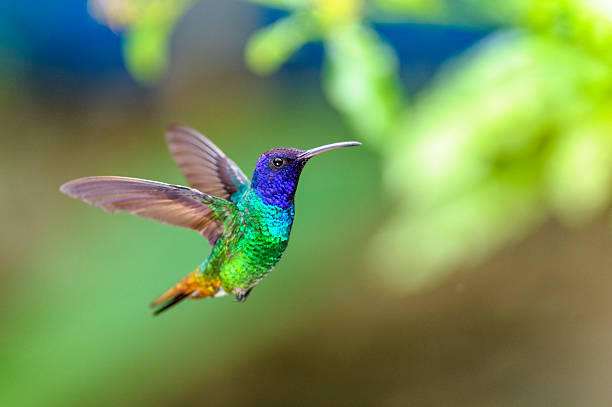
#> input picture bird.jpg, 612 x 407 px
$ jupyter execute Image_Inhancement.ipynb
#> lines starting #> are read from the running program, lines starting #| are printed output that depends on the picture; after the words box and inside, x2 and y2 are one past the last pixel; in counts of white or black regions, pixels touching at a corner belong together
[cell 1]
import cv2
import numpy as np
import tkinter as tk
from tkinter import filedialog,messagebox
from PIL import Image,ImageTk
import matplotlib.pyplot as plt

[cell 2]
# Image Importing
image=cv2.imread('bird.jpg')
#> image is the input picture: shape (407, 612, 3); mean B, G, R 87.6, 145.6, 117.7
plt.imshow(image)

# Image Sketching

[cell 3]
#image=cv2.cvtColor(image,cv2.COLOR_BGR2RGB)
image_gray=cv2.cvtColor(image,cv2.COLOR_BGR2GRAY)
#cv2.imshow('GrayScaleImage',image_gray)
#cv2.waitKey(0)
plt.title("GrayScaleImage")
plt.axis("off")
plt.imshow(image_gray,cmap='gray')

[cell 4]
inverted_image=cv2.bitwise_not(image_gray)

plt.title("InvertedImage")
plt.axis("off")
plt.imshow(inverted_image,cmap='gray')

[cell 5]
kernel_size=(11,11)
blurred_image=cv2.GaussianBlur(inverted_image,kernel_size,sigmaX=0,sigmaY=0)
plt.title("BlurredImage")
plt.axis("off")
plt.imshow(blurred_image,cmap='gray')

[cell 6]
inverted_blurr_image=cv2.bitwise_not(blurred_image)

plt.title("InvertedBlurrImage")
plt.axis("off")
plt.imshow(inverted_blurr_image,cmap='gray')

[cell 7]
sketch_image=cv2.divide(image_gray,inverted_blurr_image,scale=200.0)
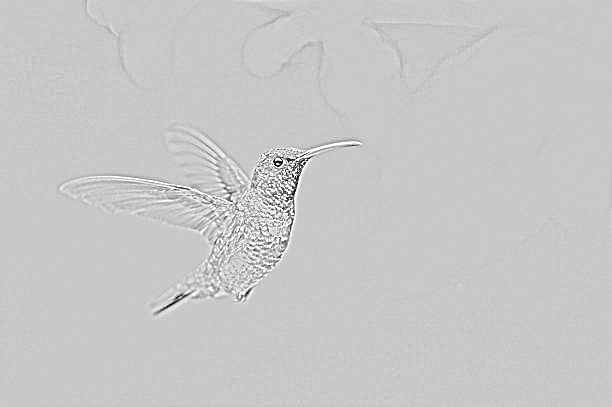
#> sketch_image: shape (407, 612); min 0, max 255, mean 199.5
plt.imshow(sketch_image,cmap='gray')

[cell 8]
plt.figure(figsize=(10,5))
plt.subplot(1,2,1)
plt.axis("off")
plt.title("Original_Image")
plt.imshow(image)
plt.subplot(1,2,2)
plt.axis("off")
plt.title("Sketch_image")
plt.imshow(sketch_image,cmap='gray')
#> figure, not shown here; B, G, R data is drawn as R, G, B

# Image Thresholding

[cell 9]
_, global_binary_image = cv2.threshold(image_gray, 127, 1, cv2.THRESH_BINARY)
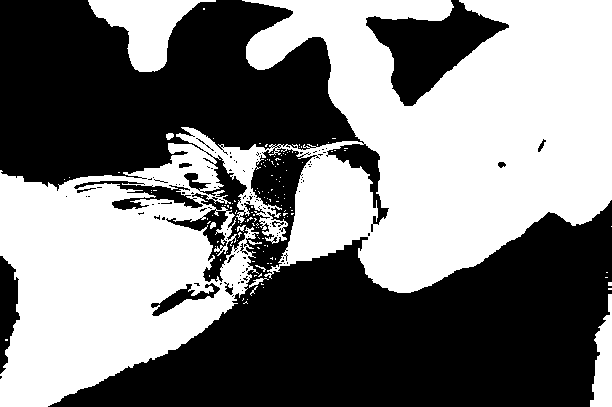
#> global_binary_image: shape (407, 612); values 0 (black) and 1 (white), 48.4% white; 138 white regions (128 under 20 px), largest, box (x1, y1, x2, y2) and area: (0, 0, 612, 407) 114410, (88, 0, 216, 72) 4150, (590, 294, 612, 407) 1547
_
#> Out = 127

[cell 10]
plt.imshow(global_binary_image, cmap='gray')
plt.title('Binary_Image-Global_Thresholding')
plt.axis('off')
plt.show()

[cell 11]
adaptive_binary_image = cv2.adaptiveThreshold(image_gray, 1,
                                     cv2.ADAPTIVE_THRESH_MEAN_C,
                                     cv2.THRESH_BINARY,
                                     blockSize=11,  # Size of local neighborhood
                                     C=2)
#> adaptive_binary_image: shape (407, 612); values 0 (black) and 1 (white), 88.1% white; 1604 black regions (1523 under 20 px), largest, box (x1, y1, x2, y2) and area: (136, 2, 386, 304) 11109, (353, 0, 528, 123) 2841, (66, 180, 228, 216) 1677

[cell 12]
plt.imshow(adaptive_binary_image, cmap='gray')
plt.title('Binary_Image-Adaptive_thresholding')
plt.axis('off')
plt.show()

# Feature Matching

[cell 13]
image2=cv2.imread('bird2.jpg')
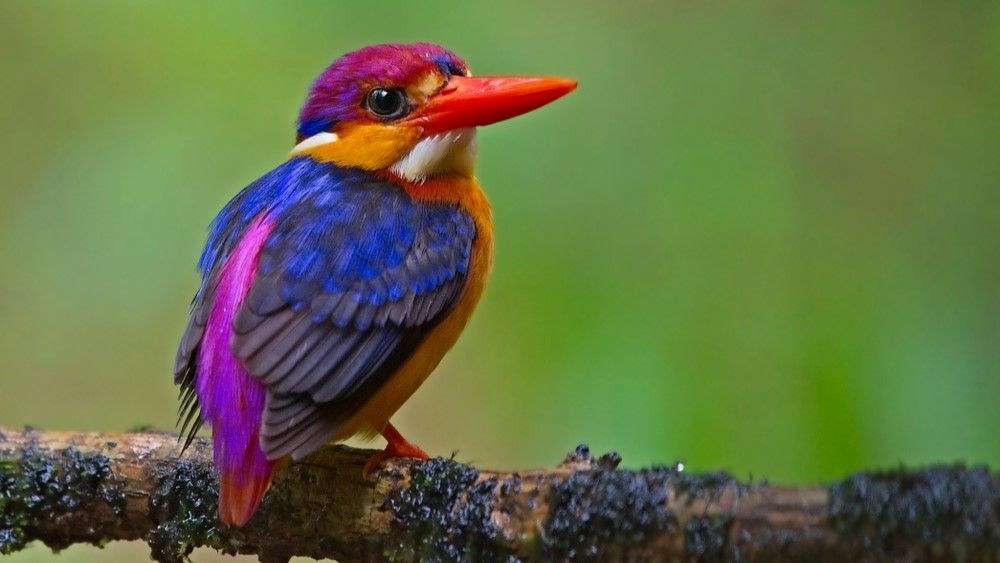
#> input picture bird2.jpg, 1000 x 563 px
#> image2 is the input picture: shape (563, 1000, 3); mean B, G, R 69.4, 112, 99.5
plt.imshow(image2)

[cell 14]
orb=cv2.ORB_create()

[cell 15]
keypoints1, descriptors1 = orb.detectAndCompute(image, None)
#> keypoints1 = 500 keypoints; strongest (x, y, size): (277, 164, 31), (276, 159, 31), (279, 159, 31), (273, 161, 31)
keypoints2, descriptors2 = orb.detectAndCompute(image2, None)
#> keypoints2 = 500 keypoints; strongest (x, y, size): (385, 93, 31), (384, 92, 37.2), (383, 92, 44.6), (188, 516, 31)

bf = cv2.BFMatcher(cv2.NORM_HAMMING, crossCheck=True)
matches = bf.match(descriptors1, descriptors2)
#> matches = 130 matches

matches = sorted(matches, key = lambda x:x.distance)

img_matches = cv2.drawMatches(image, keypoints1, image2, keypoints2, matches[:50], None, flags=cv2.DrawMatchesFlags_NOT_DRAW_SINGLE_POINTS)
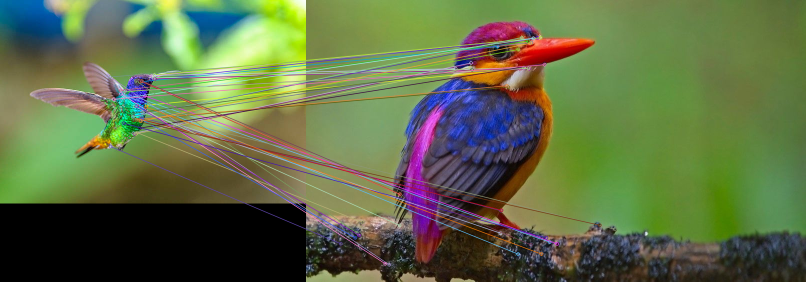
#> img_matches: shape (563, 1612, 3) (shown at 1/2 size); mean B, G, R 69.4, 109.1, 95

#cv2.imshow('Feature Matching', img_matches)
#cv2.waitKey(0)
#cv2.destroyAllWindows()
plt.figure(figsize=(15,12))
plt.imshow(img_matches)

[cell 16]
_ , threshold=cv2.threshold(image_gray,0,255,cv2.THRESH_BINARY_INV+cv2.THRESH_OTSU)
#> threshold: shape (407, 612); 65.4% white; 223 black regions (197 under 20 px), largest, box (x1, y1, x2, y2) and area: (248, 0, 612, 289) 56278, (27, 190, 213, 381) 21447, (93, 0, 192, 67) 3410
kernel=np.ones((3,3),np.uint8)

[cell 17]
opening=cv2.morphologyEx(threshold,cv2.MORPH_OPEN,kernel,iterations=2)
#> opening: shape (407, 612); 63.8% white; 20 black regions (14 under 20 px), largest, box (x1, y1, x2, y2) and area: (248, 0, 612, 289) 56997, (27, 129, 296, 381) 29536, (93, 0, 192, 67) 3419, (282, 247, 288, 257) 26, (210, 221, 216, 227) 21, (267, 258, 276, 264) 20
sure_bg=cv2.dilate(opening,kernel,iterations=3)
#> sure_bg: shape (407, 612); 69.8% white; 17 black regions (8 under 20 px), largest, box (x1, y1, x2, y2) and area: (251, 0, 612, 284) 51245, (34, 201, 252, 376) 19400, (96, 0, 188, 64) 2733

[cell 18]
dist_transform=cv2.distanceTransform(opening,cv2.DIST_L2,5)
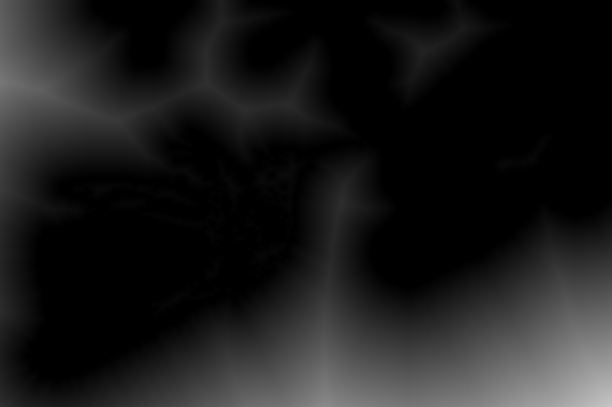
#> dist_transform: shape (407, 612) float32; min 0, max 196.5, mean 27.2

[cell 19]
_, sure_fg = cv2.threshold(dist_transform, 0.7 * dist_transform.max(), 255, 0)
#> sure_fg: shape (407, 612) float32; 1.6% white; 2 white regions (1 under 20 px), largest, box (x1, y1, x2, y2) and area: (489, 348, 612, 407) 3994
sure_fg = np.uint8(sure_fg)
unknown = cv2.subtract(sure_bg, sure_fg)
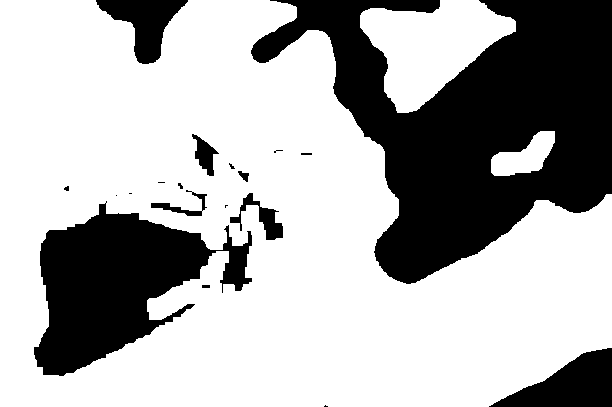
#> unknown: shape (407, 612); 68.2% white; 19 black regions (9 under 20 px), largest, box (x1, y1, x2, y2) and area: (251, 0, 612, 284) 51245, (34, 201, 252, 376) 19400, (489, 348, 612, 407) 3994
ret, markers = cv2.connectedComponents(sure_fg)
#> markers: shape (407, 612) int32; 3 distinct labels, from 0 to 2
#> ret = 3
markers = markers + 1
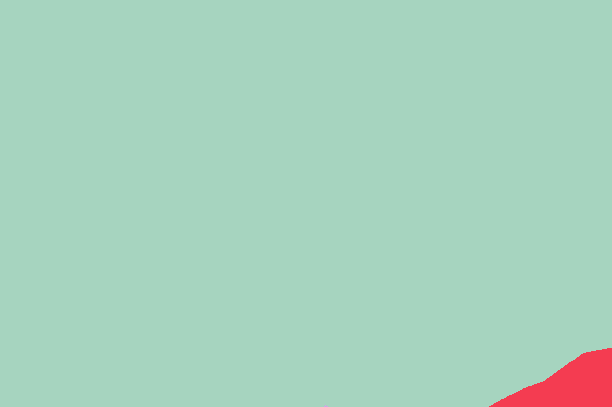
#> markers: shape (407, 612) int32; 3 distinct labels, from 1 to 3; one colour per label, 0 black
markers[unknown == 255] = 0
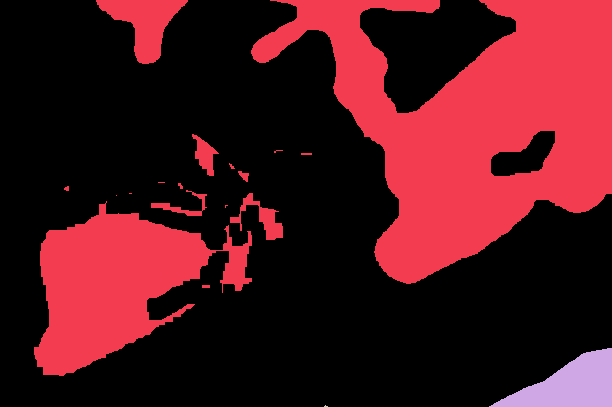
#> markers: shape (407, 612) int32; 4 distinct labels, from 0 to 3; one colour per label, 0 black
markers = cv2.watershed(image, markers)
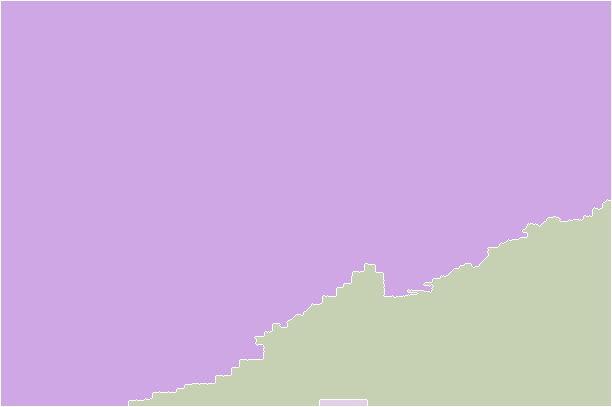
#> markers: shape (407, 612) int32; 4 distinct labels, from -1 to 3; one colour per label, 0 black, -1 white
image[markers == -1] = [255, 0, 0]
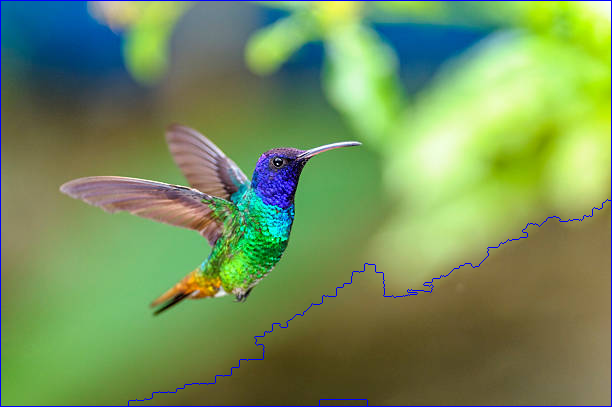
#> image: shape (407, 612, 3); 1.13% of pixels changed, all inside (x1, y1, x2, y2) = (0, 0, 612, 407)
